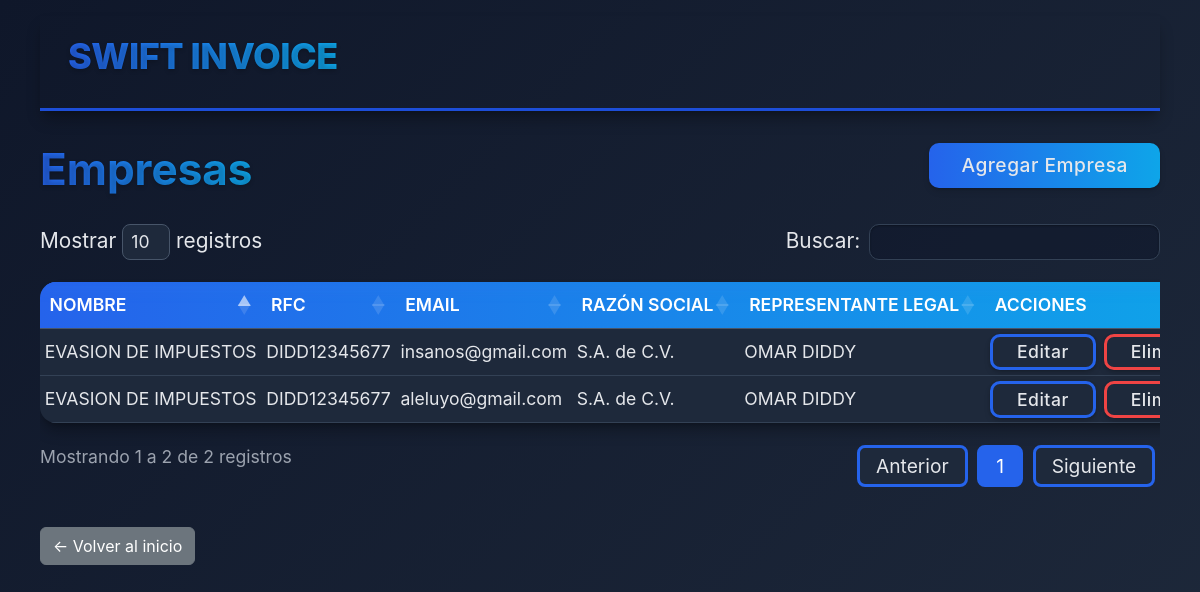
Screenshot of /modules/company/index.php (signed in) with the database file from the repository.
### tables this page shows
CREATE TABLE `companies` (
  `id` int(11) NOT NULL,
  `business_name` varchar(100) NOT NULL,
  `rfc` varchar(13) NOT NULL,
  `fiscal_address` text NOT NULL,
  `phone` varchar(20) DEFAULT NULL,
  `email` varchar(100) DEFAULT NULL,
  `legal_representative` varchar(100) DEFAULT NULL,
  `logo_path` varchar(255) DEFAULT NULL,
  `created_at` timestamp NOT NULL DEFAULT current_timestamp(),
  `business_type_id` int(11) DEFAULT NULL,
  `tax_regime_id` int(11) DEFAULT NULL
);

CREATE TABLE `business_types` (
  `id` int(11) NOT NULL,
  `name` varchar(50) NOT NULL
);

### modules/company/index.php (the view, shortened to what this page needs)
<?php
require_once '../../includes/header.php';
$db = new Database();
$conn = $db->connect();
$stmt = $conn->query("SELECT c.id, c.business_name, c.rfc, c.email, bt.name AS business_type, c.legal_representative FROM companies c JOIN business_types bt ON c.business_type_id = bt.id ORDER BY c.business_name");
$companies = $stmt->fetchAll(PDO::FETCH_ASSOC);
?>
<!DOCTYPE html>
<html lang="es">
<head>
    <link href="https://cdn.jsdelivr.net/npm/bootstrap@5.3.0/dist/css/bootstrap.min.css" rel="stylesheet">
    <link rel="stylesheet" href="https://cdn.datatables.net/1.13.6/css/dataTables.bootstrap5.min.css">
 <link rel="stylesheet" href="/swift_invoice/assets/css/tableClients.css">
</head>
<body>
    <nav class="navbar navbar-expand navbar-custom py-2 sticky-top">
        <div class="container-fluid">
            <a class="navbar-brand navbar-brand-custom ms-3" href="/swift_invoice">SWIFT INVOICE</a>
        </div>
    </nav>
    <div class="card-header d-flex justify-content-between align-items-center">
        <h2 class="card-title">Empresas</h2>
        <a href="create.php" class="btnAgregar">Agregar Empresa</a>
    </div>
    <main>
        <?php if (empty($companies)): ?>
            <p>No hay empresas registradas.</p>
        <?php else: ?>
            <div class="table-responsive">
                <table id="empresasTable" class="styled-table display nowrap">
                    <thead>
                        <tr>
                            <th>Nombre</th>
                            <th>RFC</th>
                            <th>Email</th>
                            <th>Razón Social</th>
                            <th>Representante Legal</th>
                            <th>Acciones</th>
                        </tr>
                    </thead>
                    <tbody>
                        <?php foreach ($companies as $company): ?>
                            <tr>
                                <td><?php echo htmlspecialchars($company['business_name']); ?></td>
                                <td><?php echo htmlspecialchars($company['rfc']); ?></td>
                                <td><?php echo htmlspecialchars($company['email']); ?></td>
                                <td><?php echo htmlspecialchars($company['business_type']); ?></td>
                                <td><?php echo htmlspecialchars($company['legal_representative']); ?></td>
                                <td>
                                    <div class="d-flex gap-2">
                                        <a href="edit.php?id=<?php echo $company['id']; ?>" class="btnEdit">Editar</a>
                                        <button class="btnDelete" onclick="confirmDelete(<?php echo $company['id']; ?>)">Eliminar</button>
                                    </div>
                                </td>
                            </tr>
                        <?php endforeach; ?>
                    </tbody>
                </table>
            </div>
        <?php endif; ?>
        <div class="d-flex justify-content-start mt-4">
            <a href="/swift_invoice/" class="btn btn-secondary">← Volver al inicio</a>
        </div>
    </main>
</body>
</html>
<?php
require_once '../../includes/footer.php';
?>

### assets/css/main.css (style rules this page uses)
:root { --primary: #2563eb; --primary-dark: #1d4ed8; --secondary: #0ea5e9; --text: #e5e7eb; --text-light: #9ca3af; --bg-dark: #0f172a; --card-bg: #1e293b; --border: #334155; --danger: #ef4444; --shadow: 0 10px 15px -3px rgba(0, 0, 0, 0.3), 0 4px 6px -4px rgba(0, 0, 0, 0.3); }
body { font-family: 'Segoe UI', Tahoma, Geneva, Verdana, sans-serif; margin: 0; padding: 0; background-color: var(--bg-dark); color: var(--text); }
.card-title { font-size: 1.3rem; font-weight: 700; margin: 0; margin-bottom: 0.5rem; }

### assets/css/dashboard.css (style rules this page uses)
:root { --primary: #2563eb; --secondary: #0ea5e9; --text: #e5e7eb; --text-light: #9ca3af; --bg-dark: #0f172a; --bg-darker: #020617; --card-bg: #1e293b; --card-hover: #334155; --border-dark: #334155; --shadow: 0 10px 32px 0 rgba(20, 30, 45, 0.45); --shadow-hover: 0 16px 36px 0 rgba(37,99,235,0.19); --radius-lg: 1.7rem; --radius-xl: 2.5rem; }
body, .dashboard-container { background: linear-gradient(135deg, #0f172a 0%, #1e293b 100%) !important; min-height: 100vh; color: var(--text); }
.card-title { font-size: 1.55rem; font-weight: 700; margin-bottom: 1rem; color: var(--text); }

### rows the page displays
companies: business_name "EVASION DE IMPUESTOS", rfc "DIDD12345677", email "insanos@gmail.com", business_type.name "S.A. de C.V.", legal_representative "OMAR DIDDY"
companies: business_name "EVASION DE IMPUESTOS", rfc "DIDD12345677", email "aleluyo@gmail.com", business_type.name "S.A. de C.V.", legal_representative "OMAR DIDDY"
